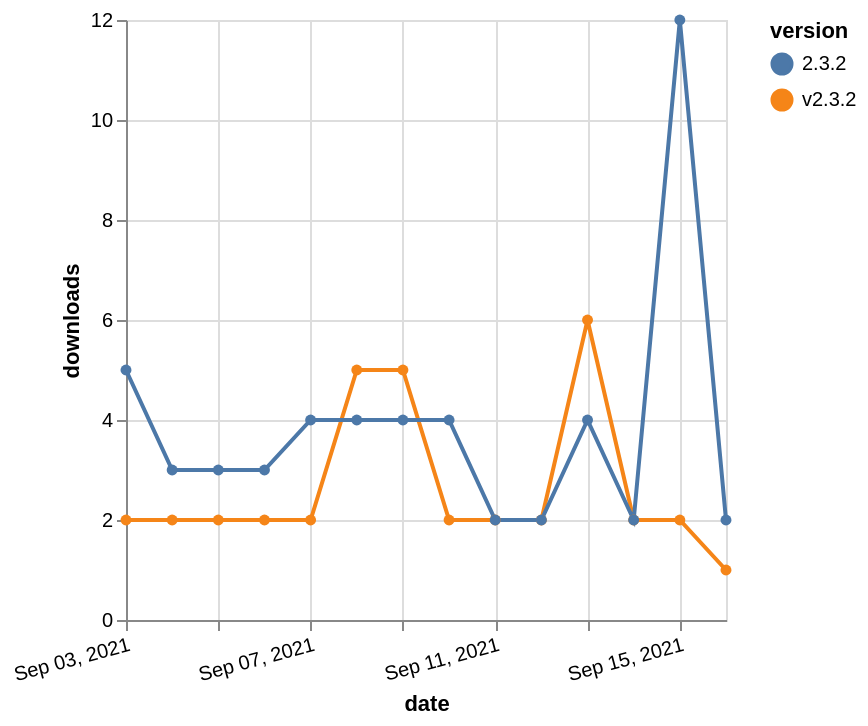

Write the Vega-Lite specification saved for this chart.
### Vega-Lite specification from a JSON file in a GitHub repository (floating-point values rounded to 4 significant figures)
{"$schema": "https://vega.github.io/schema/vega-lite/v5.json", "description": "A simple bar chart with embedded data.", "data": {"values": [{"date": "2021-09-03", "total": 3235, "delta": 2, "version": "v2.3.2"}, {"date": "2021-09-04", "total": 3237, "delta": 2, "version": "v2.3.2"}, {"date": "2021-09-05", "total": 3239, "delta": 2, "version": "v2.3.2"}, {"date": "2021-09-06", "total": 3241, "delta": 2, "version": "v2.3.2"}, {"date": "2021-09-07", "total": 3243, "delta": 2, "version": "v2.3.2"}, {"date": "2021-09-08", "total": 3248, "delta": 5, "version": "v2.3.2"}, {"date": "2021-09-09", "total": 3253, "delta": 5, "version": "v2.3.2"}, {"date": "2021-09-10", "total": 3255, "delta": 2, "version": "v2.3.2"}, {"date": "2021-09-11", "total": 3257, "delta": 2, "version": "v2.3.2"}, {"date": "2021-09-12", "total": 3259, "delta": 2, "version": "v2.3.2"}, {"date": "2021-09-13", "total": 3265, "delta": 6, "version": "v2.3.2"}, {"date": "2021-09-14", "total": 3267, "delta": 2, "version": "v2.3.2"}, {"date": "2021-09-15", "total": 3269, "delta": 2, "version": "v2.3.2"}, {"date": "2021-09-16", "total": 3270, "delta": 1, "version": "v2.3.2"}, {"date": "2021-09-03", "total": 2666, "delta": 5, "version": "2.3.2"}, {"date": "2021-09-04", "total": 2669, "delta": 3, "version": "2.3.2"}, {"date": "2021-09-05", "total": 2672, "delta": 3, "version": "2.3.2"}, {"date": "2021-09-06", "total": 2675, "delta": 3, "version": "2.3.2"}, {"date": "2021-09-07", "total": 2679, "delta": 4, "version": "2.3.2"}, {"date": "2021-09-08", "total": 2683, "delta": 4, "version": "2.3.2"}, {"date": "2021-09-09", "total": 2687, "delta": 4, "version": "2.3.2"}, {"date": "2021-09-10", "total": 2691, "delta": 4, "version": "2.3.2"}, {"date": "2021-09-11", "total": 2693, "delta": 2, "version": "2.3.2"}, {"date": "2021-09-12", "total": 2695, "delta": 2, "version": "2.3.2"}, {"date": "2021-09-13", "total": 2699, "delta": 4, "version": "2.3.2"}, {"date": "2021-09-14", "total": 2701, "delta": 2, "version": "2.3.2"}, {"date": "2021-09-15", "total": 2713, "delta": 12, "version": "2.3.2"}, {"date": "2021-09-16", "total": 2715, "delta": 2, "version": "2.3.2"}]}, "width": "container", "mark": {"type": "line", "point": {"filled": true}}, "encoding": {"x": {"field": "date", "type": "temporal", "timeUnit": "yearmonthdate", "title": "date", "axis": {"labelAngle": -15}}, "y": {"field": "delta", "type": "quantitative", "title": "downloads"}, "color": {"field": "version", "type": "nominal"}, "tooltip": {"field": "delta"}}}
